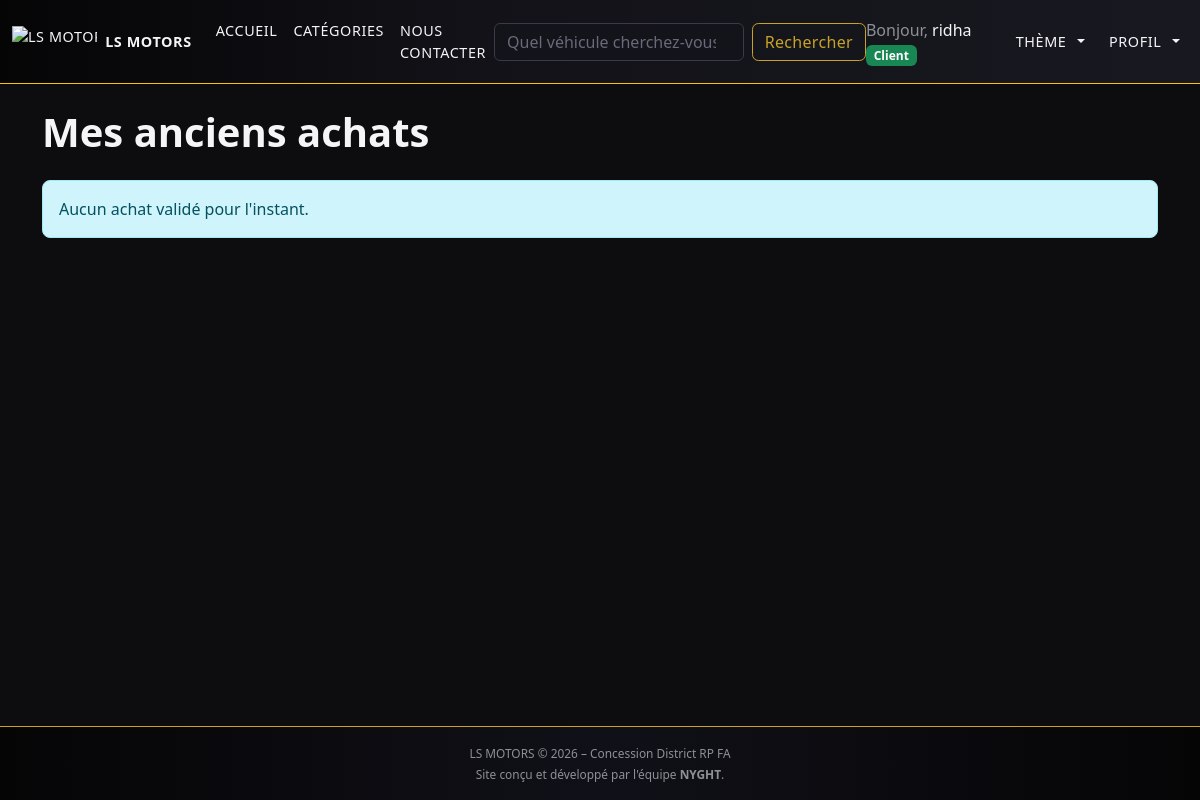
The app's page /index.php?page=achats (signed in), older data.
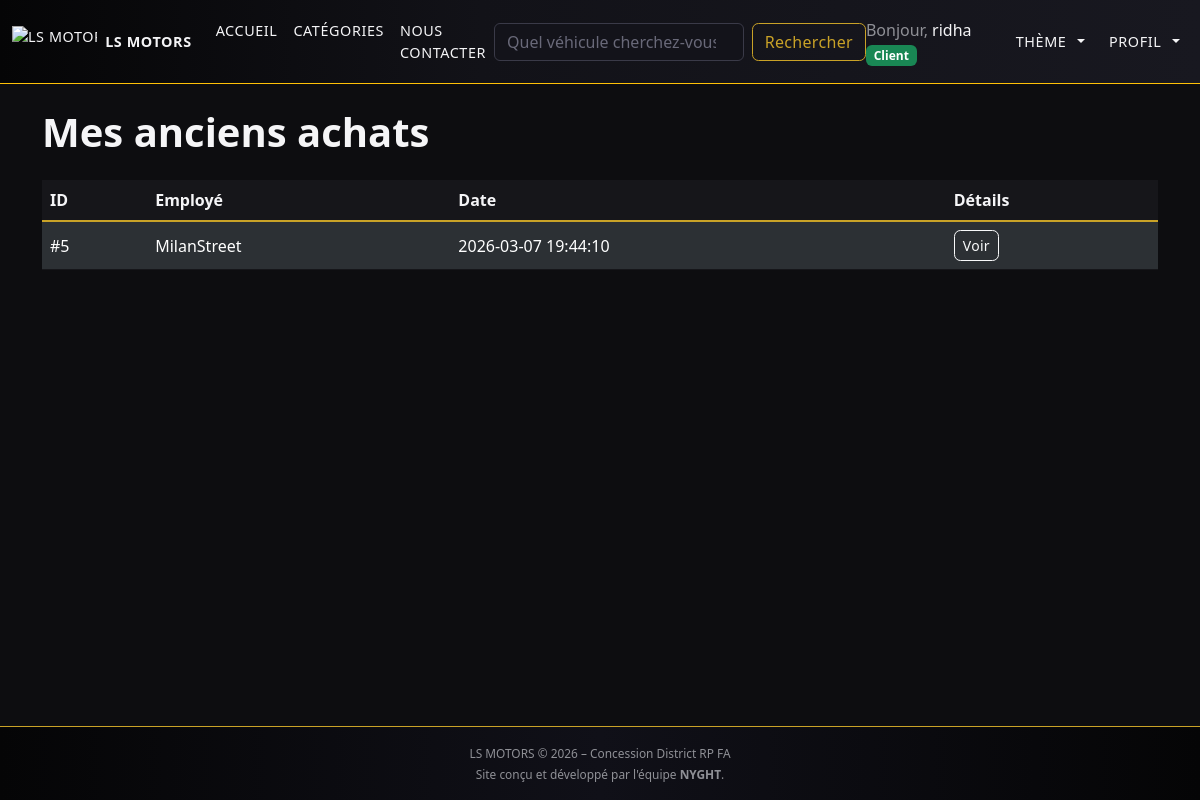
The same page, newer data.
### tables this page shows
CREATE TABLE IF NOT EXISTS rdv (
    ID INT NOT NULL AUTO_INCREMENT PRIMARY KEY,
    ID_Client INT NOT NULL,
    ID_Employe INT NULL,
    Statut VARCHAR(20) NOT NULL DEFAULT 'demande',  
    DateCreation DATETIME NOT NULL DEFAULT CURRENT_TIMESTAMP,
    DateMaj DATETIME NOT NULL DEFAULT CURRENT_TIMESTAMP ON UPDATE CURRENT_TIMESTAMP,
    CONSTRAINT fk_rdv_client FOREIGN KEY (ID_Client) REFERENCES utilisateur(ID),
    CONSTRAINT fk_rdv_employe FOREIGN KEY (ID_Employe) REFERENCES utilisateur(ID)
);

CREATE TABLE utilisateur (
    ID INT NOT NULL AUTO_INCREMENT PRIMARY KEY,
    Nom VARCHAR(50) NOT NULL,
    Prenom VARCHAR(50) NOT NULL,
    Email VARCHAR(100) NOT NULL UNIQUE,
    Passwrd VARCHAR(255) NOT NULL,
    Role ENUM('admin','employe','joueur') NOT NULL DEFAULT 'joueur',
    DiscordPseudo VARCHAR(100) NULL,

    DateInscription DATETIME NOT NULL DEFAULT CURRENT_TIMESTAMP
);

### model/rdv/rdvModel.php (called while the page is built, shortened)
<?php
class Rdv
{
    private PDO $bdd;
    public function __construct(PDO $bdd)
    {
        $this->bdd = $bdd;
    }
    public function getHistoriqueByClient(int $idClient): array
    {
        $req = $this->bdd->prepare("
            SELECT r.*, e.DiscordPseudo AS EmployeDiscord
            FROM rdv r
            LEFT JOIN utilisateur e ON e.ID = r.ID_Employe
            WHERE r.ID_Client = :idClient AND r.Statut = 'valide'
            ORDER BY r.DateMaj DESC
        ");
        $req->execute([':idClient' => $idClient]);
        return $req->fetchAll();
    }
}
?>

### view/pages/user/achats.php (the view, shortened to what this page needs)
<?php
$idClient = (int)$_SESSION['utilisateur']['ID'];
$model = new Rdv($bdd);
$achats = $model->getHistoriqueByClient($idClient);
?>
<h1 class="mb-4">Mes anciens achats</h1>
<?php if (empty($achats)): ?>
    <div class="alert alert-info">Aucun achat validé pour l'instant.</div>
<?php else: ?>
    <div class="table-responsive">
        <table class="table table-dark table-striped align-middle">
            <thead>
                <tr>
                    <th>ID</th>
                    <th>Employé</th>
                    <th>Date</th>
                    <th>Détails</th>
                </tr>
            </thead>
            <tbody>
            <?php foreach ($achats as $a): ?>
                <tr>
                    <td>#<?php echo (int)$a['ID']; ?></td>
                    <td><?php echo htmlspecialchars($a['EmployeDiscord'] ?? '—'); ?></td>
                    <td><?php echo htmlspecialchars($a['DateMaj']); ?></td>
                    <td>
                        <a class="btn btn-outline-light btn-sm" href="index.php?page=rdv_client">Voir</a>
                    </td>
                </tr>
            <?php endforeach; ?>
            </tbody>
        </table>
    </div>
<?php endif; ?>

Row changes from the older to the newer data that the page shows:
added rdv: ID "5", ID_Employe.DiscordPseudo "MilanStreet", DateMaj "2026-03-07 19:44:10"
Text that changed along with them:
text no longer shown: "Aucun achat validé pour l'instant."
text now shown: "ID Employé Date Détails"
